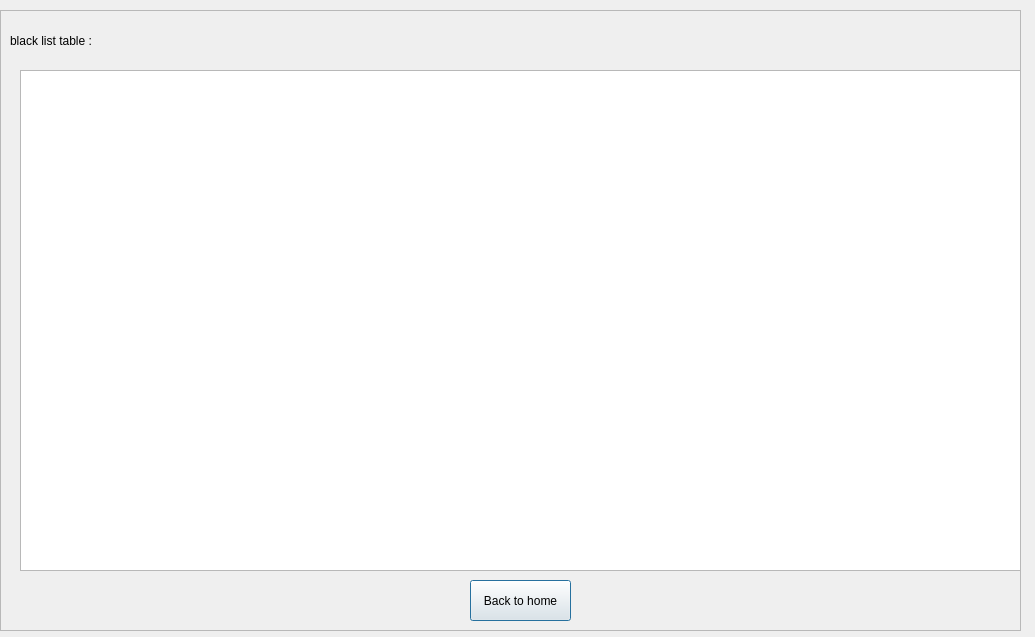
<?xml version="1.0" encoding="UTF-8"?>
<ui version="4.0">
 <class>Dialog</class>
 <widget class="QDialog" name="Dialog">
  <property name="geometry">
   <rect>
    <x>0</x>
    <y>0</y>
    <width>1035</width>
    <height>637</height>
   </rect>
  </property>
  <property name="windowTitle">
   <string>Dialog</string>
  </property>
  <widget class="QFrame" name="frame">
   <property name="geometry">
    <rect>
     <x>0</x>
     <y>10</y>
     <width>1021</width>
     <height>621</height>
    </rect>
   </property>
   <property name="frameShape">
    <enum>QFrame::StyledPanel</enum>
   </property>
   <property name="frameShadow">
    <enum>QFrame::Raised</enum>
   </property>
   <widget class="QLabel" name="label">
    <property name="geometry">
     <rect>
      <x>10</x>
      <y>0</y>
      <width>151</width>
      <height>61</height>
     </rect>
    </property>
    <property name="styleSheet">
     <string notr="true">font: 75 16pt &quot;MS Shell Dlg 2&quot;;</string>
    </property>
    <property name="text">
     <string>black list table :</string>
    </property>
   </widget>
   <widget class="QPushButton" name="home">
    <property name="geometry">
     <rect>
      <x>470</x>
      <y>570</y>
      <width>101</width>
      <height>41</height>
     </rect>
    </property>
    <property name="text">
     <string>Back to home</string>
    </property>
   </widget>
   <widget class="QWidget" name="widget" native="true">
    <property name="geometry">
     <rect>
      <x>10</x>
      <y>60</y>
      <width>1011</width>
      <height>501</height>
     </rect>
    </property>
    <widget class="QTableWidget" name="tableWidget">
     <property name="geometry">
      <rect>
       <x>10</x>
       <y>0</y>
       <width>1001</width>
       <height>501</height>
      </rect>
     </property>
    </widget>
   </widget>
  </widget>
 </widget>
 <resources/>
 <connections/>
</ui>
